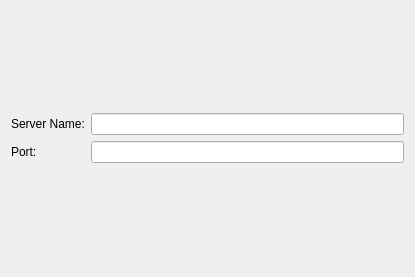
<?xml version="1.0" encoding="UTF-8"?>
<ui version="4.0">
 <class>General</class>
 <widget class="QWidget" name="General">
  <property name="geometry">
   <rect>
    <x>0</x>
    <y>0</y>
    <width>415</width>
    <height>277</height>
   </rect>
  </property>
  <property name="windowTitle">
   <string>Form</string>
  </property>
  <layout class="QVBoxLayout" name="verticalLayout_2">
   <item>
    <layout class="QHBoxLayout" name="horizontalLayout">
     <item>
      <layout class="QVBoxLayout" name="verticalLayout">
       <item alignment="Qt::AlignVCenter">
        <widget class="QLabel" name="label">
         <property name="text">
          <string>Server Name:</string>
         </property>
        </widget>
       </item>
       <item alignment="Qt::AlignVCenter">
        <widget class="QLabel" name="label_2">
         <property name="text">
          <string>Port:</string>
         </property>
        </widget>
       </item>
      </layout>
     </item>
     <item>
      <layout class="QVBoxLayout" name="verticalLayout_3">
       <item>
        <widget class="KLineEdit" name="kcfg_serverName"/>
       </item>
       <item>
        <widget class="KLineEdit" name="kcfg_port"/>
       </item>
      </layout>
     </item>
    </layout>
   </item>
  </layout>
 </widget>
 <customwidgets>
  <customwidget>
   <class>KLineEdit</class>
   <extends>QLineEdit</extends>
   <header>klineedit.h</header>
  </customwidget>
 </customwidgets>
 <resources/>
 <connections/>
</ui>
